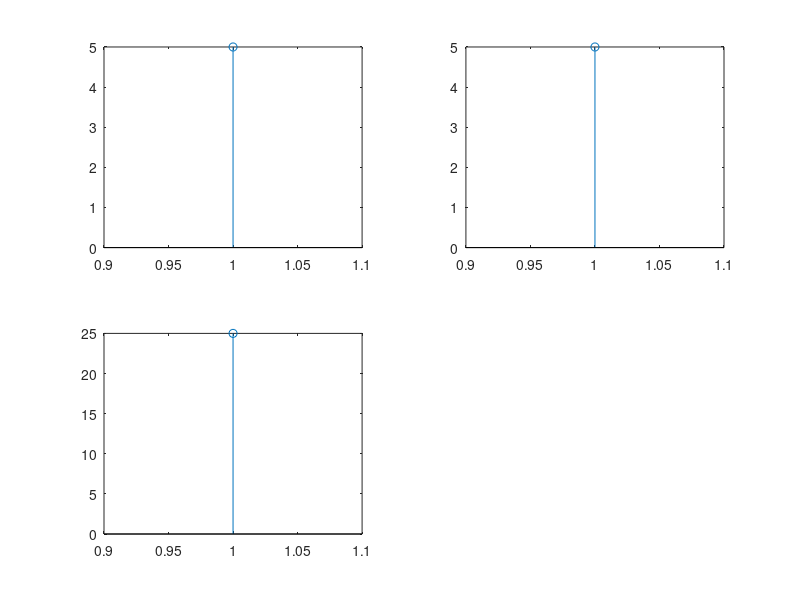

This chart was generated by the following MATLAB code:
x=input('Enter the input sequence');
h=input('Enter the impulse sequence');

n1=length(x);
n2=length(h);

subplot(2,2,1);
stem(x);

for k=1:n1
    m(k)=h(n1-k+1);
end


subplot(2,2,2);
stem(m);

X=[x,zeros(1,n2)];
H=[m,zeros(1,n1)];

for i=1:n1+n2-1
    y(i)=0;
    for j=1:n1
    if(i-j+1 > 0)
        y(i)=y(i)+X(j)*H(i-j+1);
    end
    end
    
end
subplot(2,2,3);
stem(y);
 